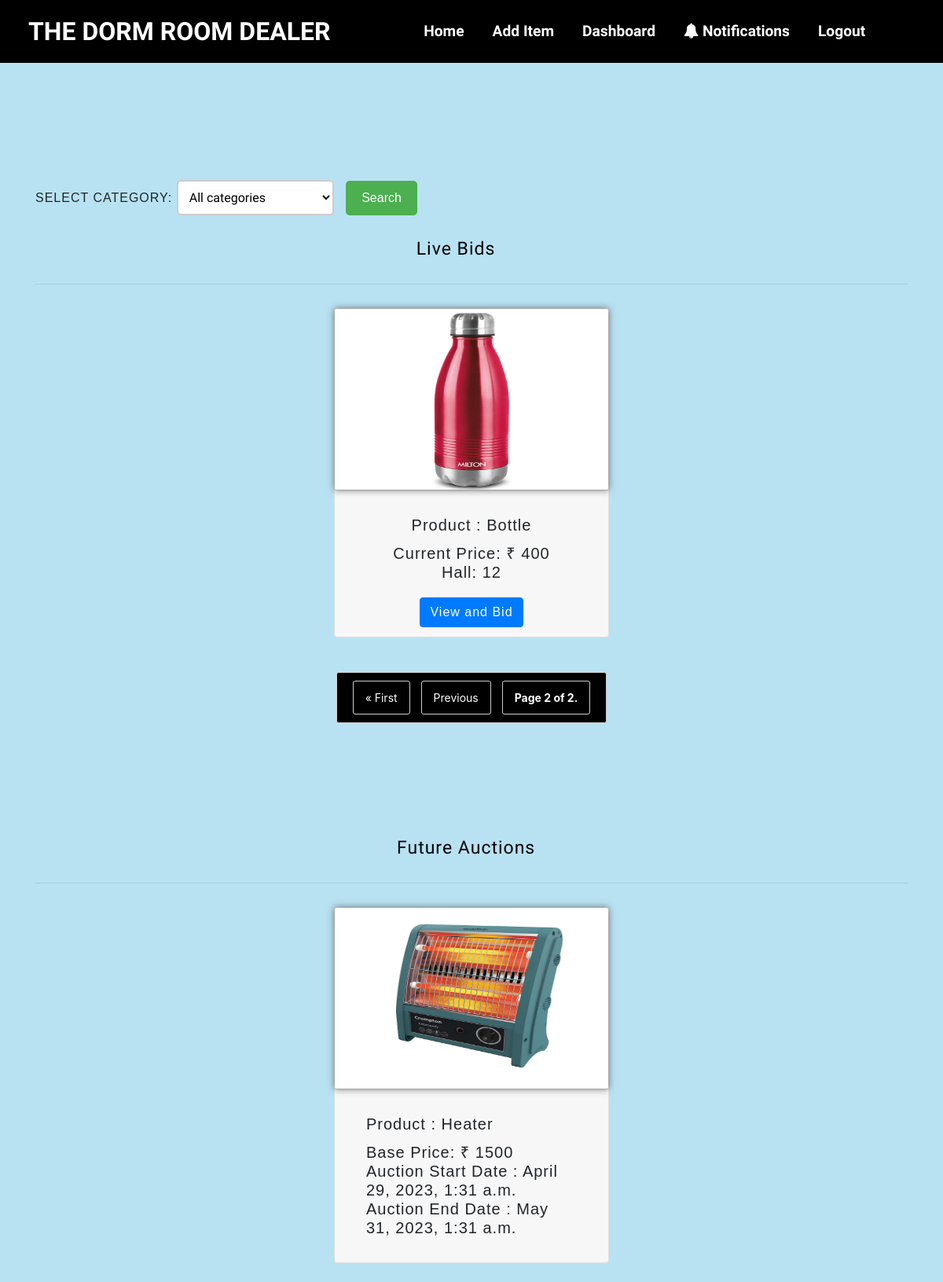
Screenshot of /home?page=2 (signed in) with the database file from the repository.
### items/models.py (models this page shows)
class Item(models.Model):
    name=models.CharField(max_length=25)
    profile=models.ImageField(upload_to='pics')
    img1=models.ImageField(upload_to='pics' ,null=True )
    img2=models.ImageField(upload_to='pics' ,null=True )
    description=models.TextField()
    location = models.IntegerField(null = True)
    basePrice=models.IntegerField()
    currentPrice=models.IntegerField()
    minBidPrice = models.IntegerField(null = True )
    tag=models.CharField(max_length=25)
    status=models.CharField(null=True,max_length=25)
    sold=models.CharField(max_length=10,default="unsold")
    ownermail = models.EmailField(unique=False)
    start_date = models.DateTimeField(null = False, default=datetime.now)
    end_date = models.DateTimeField(null=False, default=datetime.now)
    highest_bidder=models.IntegerField(null=True)
    sendwinmail = models.CharField(max_length=7,default="notSent")

### accounts/views.py (the view)
# urls.py: 2. Add a URL to urlpatterns:  path('', views.home, name='home')
@login_required(login_url='login')
def home(request):
    show_notifications_link = True
    user= request.user
    notifications = user.notifications.all()
    num_notifications =0
    for notification in notifications:
        if notification.seen == False:
            num_notifications = num_notifications+1
    if request.method == "POST":
        category = request.POST.get('category')
    else:
        category = "All categories"
    items = Item.objects.all()
    today = timezone.now()
    for i in items:
        i.start_date = i.start_date or today
        i.end_date = i.end_date or today + datetime.timedelta(days=1)
        if (today < i.start_date):
            i.status = "future"
        elif (i.start_date <= today < i.end_date and i.status != "past"):
            i.status = "live"
        else:
            i.status = "past"
        i.save()
    productStatus(request)
    sendMail(request)
    if category != "All categories" and category != None:
        items = Item.objects.filter(status="live").filter(tag=category)
    else:
        items = Item.objects.filter(status="live")
    paginator = Paginator(items, 6)  # Show 6 products per page.
    page_number = request.GET.get('page')
    page_obj = paginator.get_page(page_number)
    itemsfuture = Item.objects.filter(status="future")
    return render(request, "home.html", {'page_obj': page_obj, 'items': itemsfuture, 'show_notifications_link': show_notifications_link,"num_notifications":num_notifications})

### accounts/views.py (called while the page is built, shortened)
@login_required(login_url='login')
def productStatus(request):
    item = Item.objects.all()
    for i in item:
        try:
            highest_bidder = i.highest_bidder
            if highest_bidder is not None and i.status == "live":
                i.sold = "Bidded"
                i.save()
            elif highest_bidder is not None and i.status == "past":
                i.sold = "Sold"
                i.save()
            elif i.status == "future":
                i.sold = "Yet to be auctioned"
                i.save()
            else:
                i.sold = "Unsold"
                i.save()
        except:
            pass

@login_required(login_url='login')
def sendMail(request):
    now = timezone.now()
    item = Item.objects.filter(end_date__lte=now).filter(
        sold="Sold").filter(sendwinmail="notSent")

### templates/home.html (shortened to what this page needs)
{% extends 'base.html' %}
{% block content %}
<div class="container">
    <form method="POST" action="{% url 'home' %}">
        <label for="category">SELECT CATEGORY:</label>
        <select name="category" id="category">
            <option value="All categories">All categories</option>
        </select>
        <button type="submit">Search</button>
    </form>
    <h2 class="text-center my-4">Live Bids</h2>
    <hr>
    <div class="row justify-content-center">
        {% for i in page_obj %}
        <div class="col-md-4 mb-4">
            <div class="card">
                <img class="card-img-top" id="item-image" src="{{ i.profile.url }}" alt="{{ i.name }}">
                <div class="card-footer text-center">
                    <div class="card-body">
                        <h5 class="card-title">Product : {{ i.name }}</h5>
                        <h5 class="mb-0">Current Price: ₹ {{ i.currentPrice }}</h5>
                        <h5 class="mb-0">Hall: {{ i.location }}</h5>
                    </div>
                    <a href="items/biditem?id={{ i.id }}" class="btn btn-primary">View and Bid</a>
                </div>
            </div>
        </div>
        {% endfor %}
    </div>
</div>
<div class="pagination">
    <span class="step-links">
        {% if page_obj.has_previous %}
        <a href="?page=1">&laquo; First</a>
        <a href="?page={{ page_obj.previous_page_number }}">Previous</a>
        {% endif %}
        <span class="current">
            Page {{ page_obj.number }} of {{ page_obj.paginator.num_pages }}.
        </span>
    </span>
</div>
<div class="container">
    <h2 class="text-center my-4">Future Auctions</h2>
    <hr>
    <div class="row justify-content-center">
        {% for i in items %}
        <div class="col-md-4 mb-4">
            <div class="card">
                <img class="card-img-top" id="item-image" src="{{ i.profile.url }}" alt="{{ i.name }}">
                <div class="card-footer">
                    <div class="card-body">
                        <h5 class="card-title">Product : {{ i.name }}</h5>
                        <h5 class="mb-0">Base Price: ₹ {{ i.basePrice }}</h5>
                        <h5 class="mb-0">Auction Start Date : {{i.start_date}}</h5>
                        <h5 class="mb-0">Auction End Date : {{i.end_date}}</h5>
                    </div>
                </div>
            </div>
        </div>
        {% endfor %}
    </div>
</div>
{% endblock %}

### templates/base.html (shortened to what this page needs)
<!DOCTYPE html>
<html>
    <head>
        <link rel="stylesheet" href="../static/css/nav.css">
        <link rel="stylesheet" href="https://stackpath.bootstrapcdn.com/bootstrap/4.4.1/css/bootstrap.min.css">
        <link rel="stylesheet" href="https://stackpath.bootstrapcdn.com/font-awesome/4.7.0/css/font-awesome.min.css">
    </head>
    <body>
        <header>
            <nav class="navbar navbar-expand-lg navbar-light ">
                <a class="navbar-brand">THE DORM ROOM DEALER</a>
                <div class="collapse navbar-collapse" id="navbarNav">
                    <ul class="navbar-nav">
                        <li class="nav-item">
                            <a class="nav-link" href="/home">Home</a>
                        </li>
                        <li class="nav-item">
                            <a class="nav-link" href="/items/additem">Add Item</a>
                        </li>
                        <li class="nav-item">
                            <a class="nav-link" href="/dashboard">Dashboard</a>
                        </li>
                        {% if show_notifications_link %}
    <li class="nav-item">
        <a class="nav-link" href="/notifications">
            <i class="fa fa-bell"></i> Notifications{% if num_notifications > 0 %}<span class="badge badge-pill badge-danger">{{ num_notifications }}</span>{% endif %}
        </a>
    </li>
{% endif %}
                        <li class="nav-item">
                            <a class="nav-link" href="/logout">Logout</a>
                        </li>
                    </ul>
                </div>
            </nav>
        </header>
        {% block content %}
        {% endblock %}
    </body>
</html>

### static/css/nav.css (style rules this page uses)
body { margin: 0; padding: 0; }
.container { width: 100%; margin-top: 140px; font-family: sans-serif ; letter-spacing: 1px; }
.container h2 { text-align: center; margin: 0 auto; display: block; color: black; width: 200px; font-size: 23px; font-family: 'Barlow Semi Condensed', sans-serif; top: 35px; padding: 5px; height: 39px; }
.container h2:after { content: ''; border-right: 40px solid transparent; position: relative; left: 68px; top:33px; }
.row { margin-top: 30px; }
img { width: 230px; height: 230px; border-radius: 3px; box-shadow: 0 0px 8px 1px rgba(87, 87, 87, 0.719); }

### templates/base.html (style rules this page uses)
.navbar { background-color: black; height: 80px; font-family: 'Barlow Semi Condensed', sans-serif; }
.navbar-brand { color: #fff !important; font-size: 2rem; font-weight: bold; margin-left: 20px; }
.navbar-nav { margin: 0 auto; }
.nav-link { color: #fff !important; font-size: 1.2rem; font-weight: bold; margin-left: 20px; }

### templates/home.html (style rules this page uses)
body { background-color: #B8E2F2; }
select { font-family: 'Barlow Semi Condensed', sans-serif; font-size: 16px; padding: 10px; border: 2px solid #ccc; border-radius: 5px; background-color: #fff; width: 200px; margin-right: 10px; }
label { font-family: Arial, sans-serif; font-size: 16px; }
button { background-color: #4CAF50; border: none; color: white; padding: 10px 20px; text-align: center; text-decoration: none; display: inline-block; font-size: 16px; margin-top: 10px; cursor: pointer; border-radius: 5px; }
.pagination { display: flex; justify-content: center; align-items: center; margin-top: 20px; background-color: transparent; overflow-x: scroll; width: 100%; }
.pagination a, .pagination span { display: inline-block; padding: 10px 15px; margin: 0 5px; border: 1px solid #ccc; border-radius: 3px; font-size: 14px; text-align: center; color: white; text-decoration: none; background-color: black; }
.pagination .current { font-weight: bold; }
@media (min-width: 992px) { select { width: 200px; margin-right: 10px; margin-bottom: 0; } }
@media (min-width: 992px) { .pagination { overflow: hidden; } }
@media (min-width: 992px) { .pagination a, .pagination span { padding: 10px 15px; margin: 0 5px; font-size: 14px; } }

### rows the page displays
Item: profile (picture), name "Bottle", currentPrice "400", location "12"
Item: profile (picture), name "Heater", basePrice "1500", start_date "April 29, 2023, 1:31 a.m.", end_date "May 31, 2023, 1:31 a.m."

### other values shown
{{ page_obj.number }} "2"
{{ page_obj.paginator.num_pages }} "2"
